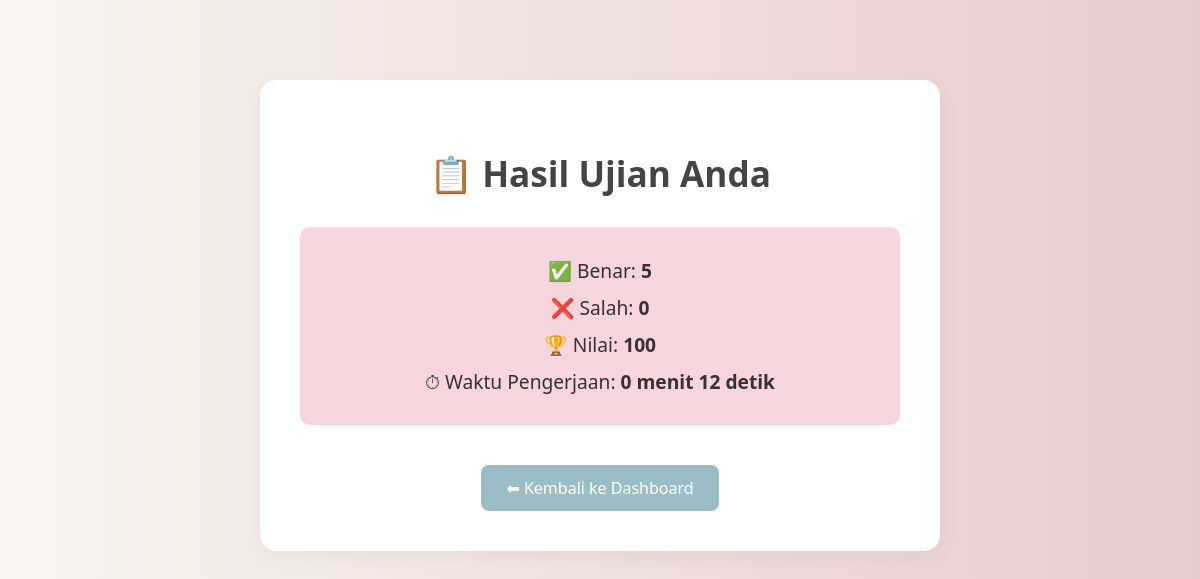
The app's page /admin/hasil.php (signed in) with its own data.
### tables this page shows
CREATE TABLE `hasil` (
  `id` int NOT NULL,
  `id_user` int DEFAULT NULL,
  `benar` int DEFAULT NULL,
  `salah` int DEFAULT NULL,
  `nilai` float DEFAULT NULL,
  `waktu` int DEFAULT NULL,
  `mapel` varchar(100) DEFAULT NULL
);

### admin/hasil.php (the view, shortened to what this page needs)
<?php
include "../config/koneksi.php";
$id = $_SESSION['id'];
$data = mysqli_query($conn, "SELECT * FROM hasil WHERE id_user=$id ORDER BY id DESC LIMIT 1");
$row = mysqli_fetch_assoc($data);
$durasi = (int) $row['waktu'];
$menit = floor($durasi / 60);
$detik = $durasi % 60;
?>
<!DOCTYPE html>
<html lang="id">
<head>
</head>
<body>
    <div class="container">
        <h2>📋 Hasil Ujian Anda</h2>
        <div class="score-box">
            <p>✅ Benar: <strong><?= $row['benar'] ?></strong></p>
            <p>❌ Salah: <strong><?= $row['salah'] ?></strong></p>
            <p>🏆 Nilai: <strong><?= $row['nilai'] ?></strong></p>
            <p>⏱ Waktu Pengerjaan: <strong><?= $menit ?> menit <?= $detik ?> detik</strong></p>
        </div>
        <a href="../dashboard.php">⬅ Kembali ke Dashboard</a>
    </div>
</body>
</html>

### admin/hasil.php (style rules this page uses)
:root { --latte: #f8f4ef; --pink: #f7d5dd; --blue: #E7CCCC; --gray: #f2f2f2; --dark: #333; }
body { margin: 0; padding: 0; font-family: 'Segoe UI', sans-serif; background: linear-gradient(to right, var(--latte), var(--blue)); color: var(--dark); }
.container { max-width: 600px; margin: 80px auto; padding: 40px; background-color: white; border-radius: 16px; text-align: center; box-shadow: 0 6px 20px rgba(0, 0, 0, 0.05); }
h2 { font-size: 2.2em; margin-bottom: 30px; color: #444; }
.score-box { background-color: var(--pink); border-radius: 10px; padding: 20px; font-size: 1.2em; margin-bottom: 20px; }
.score-box p { margin: 10px 0; }
a { display: inline-block; margin-top: 20px; text-decoration: none; color: white; background-color: #9abdc6; padding: 12px 25px; border-radius: 8px; transition: background-color 0.3s ease; }

### records on screen
hasil: benar "5", salah "0", nilai "100", waktu "0", waktu "12"
